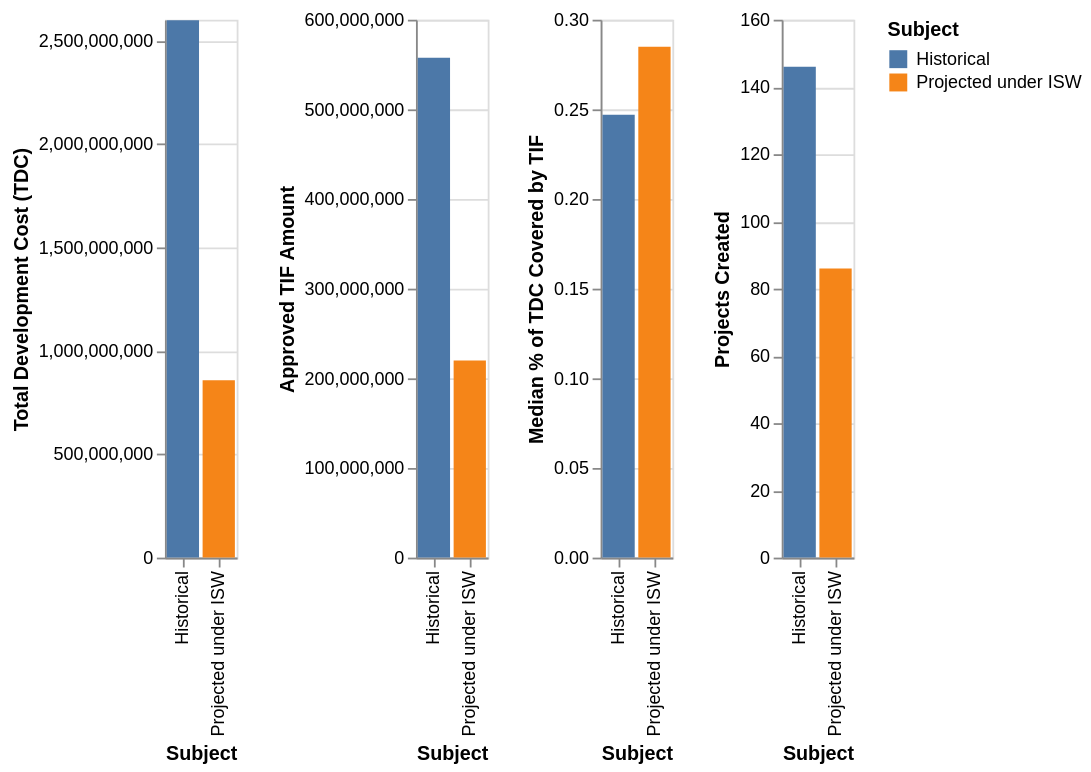

Vega-Lite specification stored for this chart:
### Vega-Lite specification from a JSON file in a GitHub repository (floating-point values rounded to 4 significant figures)
{"config": {"view": {"continuousWidth": 400, "continuousHeight": 300}}, "hconcat": [{"mark": "bar", "encoding": {"color": {"field": "Subject", "type": "nominal"}, "x": {"field": "Subject", "type": "nominal"}, "y": {"field": "Development_Cost", "title": "Total Development Cost (TDC)", "type": "quantitative"}}}, {"mark": "bar", "encoding": {"color": {"field": "Subject", "type": "nominal"}, "x": {"field": "Subject", "type": "nominal"}, "y": {"field": "Approved_TIF_Amount", "title": "Approved TIF Amount", "type": "quantitative"}}}, {"mark": "bar", "encoding": {"color": {"field": "Subject", "type": "nominal"}, "x": {"field": "Subject", "type": "nominal"}, "y": {"field": "TIF_Funding_Ratio", "title": "Median % of TDC Covered by TIF", "type": "quantitative"}}}, {"mark": "bar", "encoding": {"color": {"field": "Subject", "type": "nominal"}, "x": {"field": "Subject", "type": "nominal"}, "y": {"field": "Projects_Created", "title": "Projects Created", "type": "quantitative"}}}], "data": {"name": "data-5db5ca5d6daba6a2ccebcb5d09ed5cc0"}, "$schema": "https://vega.github.io/schema/vega-lite/v4.17.0.json", "datasets": {"data-5db5ca5d6daba6a2ccebcb5d09ed5cc0": [{"Subject": "Historical", "Projects_Created": 146.0, "Development_Cost": 2598000000.0, "Approved_TIF_Amount": 557500000.0, "TIF_Funding_Ratio": 0.247}, {"Subject": "Projected under ISW", "Projects_Created": 86.0, "Development_Cost": 857100000.0, "Approved_TIF_Amount": 220000000.0, "TIF_Funding_Ratio": 0.2849}]}}
